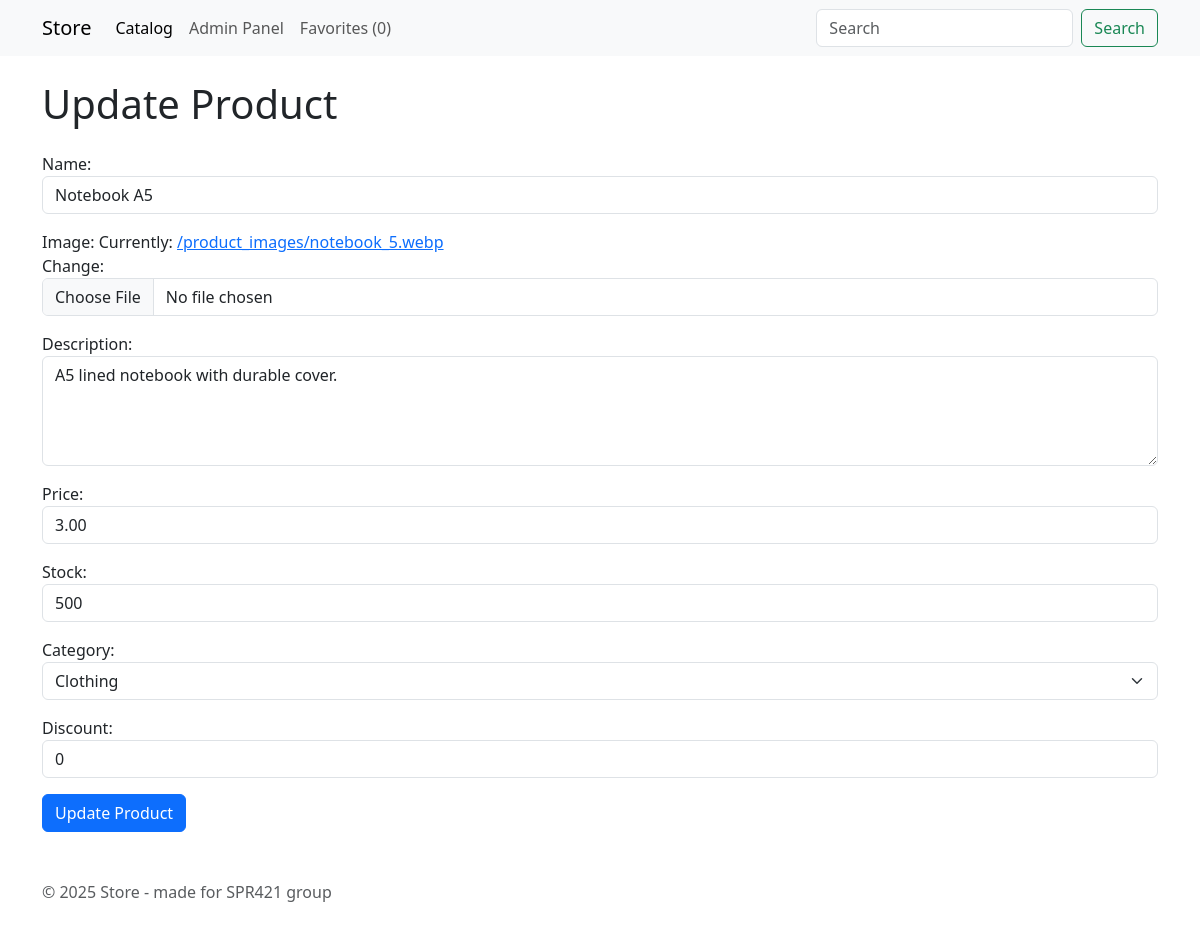
The page /products/update/2/ on the database its author committed.
### products/models.py (models this page shows, shortened)
class Product(models.Model):
    CATEGORY_CHOICES = [
        ('electronics', 'Electronics'),
        ('clothing', 'Clothing'),
        ('books', 'Books'),
        ('furniture', 'Furniture'),
    ]
    name = models.CharField(max_length=100)
    image = models.ImageField(upload_to='product_images/', null=True)
    description = models.TextField(blank=True, null=True)
    price = models.DecimalField(max_digits=10, decimal_places=2)
    stock = models.IntegerField()
    category = models.CharField(max_length=50, choices=CATEGORY_CHOICES)
    discount = models.IntegerField(default=0)
    created_at = models.DateTimeField(auto_now_add=True)

### products/views.py (the view)
# urls.py: path('update/<int:id>/', views.product_update, name='product_update'),
def product_update(request, id):
    product = get_object_or_404(Product, pk=id)
    if request.method == 'POST':
        product_form = ProductForm(request.POST, request.FILES, instance=product)
        if product_form.is_valid():
            product_form.save()
            messages.success(request, f"Product has been updated successfully!")
            return redirect('list_products')
    product_form = ProductForm(instance=product)
    return render(request, 'products/update.html', {'form': product_form})

### products/forms/product.py
class ProductForm(forms.ModelForm):
    class Meta:
        model = Product
        fields = '__all__'
        widgets = {
            'name': forms.TextInput(attrs={'class': 'form-control', 'placeholder': 'Product name'}),
            'image': forms.ClearableFileInput(attrs={'class': 'form-control'}),
            'description': forms.Textarea(attrs={'class': 'form-control', 'rows': 4, 'placeholder': 'Description'}),
            'price': forms.NumberInput(attrs={'class': 'form-control', 'step': '0.01', 'placeholder': 'Price'}),
            'stock': forms.NumberInput(attrs={'class': 'form-control', 'placeholder': 'Stock quantity'}),
            'category': forms.Select(attrs={'class': 'form-select'}),
            'discount': forms.NumberInput(attrs={'class': 'form-control', 'placeholder': 'Discount %'}),
        }

### favorites/context_processor.py (called while the page is built)
def favorite_list_count(request):
    return { 'favorite_count': get_count_of_favorite_products(request) }

### favorites/favorites.py (called while the page is built)
def get_favorite_products(request):
    return request.session.get(FAVORITE_PRODUCTS_KEY, [])

def get_count_of_favorite_products(request):
    return len(get_favorite_products(request))

### products/templates/products/update.html
{% extends "layout.html" %} {% block content %}
<h1 class="mb-4">Update Product</h1>
{% include "components/product_form.html" with button_text="Update Product" %}
{% endblock %}

### products/templates/components/product_form.html (shortened to what this page needs)
<form method="post" enctype="multipart/form-data">
  <div class="form-group">
    {% for field in form %}
    <div class="mb-3">
      {{ field.label_tag }} {{ field }}
    </div>
    {% endfor %}
  </div>
  <button type="submit" class="btn btn-primary">{{ button_text }}</button>
</form>

### rows shown on the page
Product: form "Notebook A5" "A5 lined notebook with durable cover." "3.00" "500" "Clothing" "0"

### other values the page prints
{{ favorite_count }} "0"
{{ field.label_tag }} "Name:" "Image:" "Description:" "Price:" "Stock:" "Category:" "Discount:"
{{ button_text }} "Update Product"
